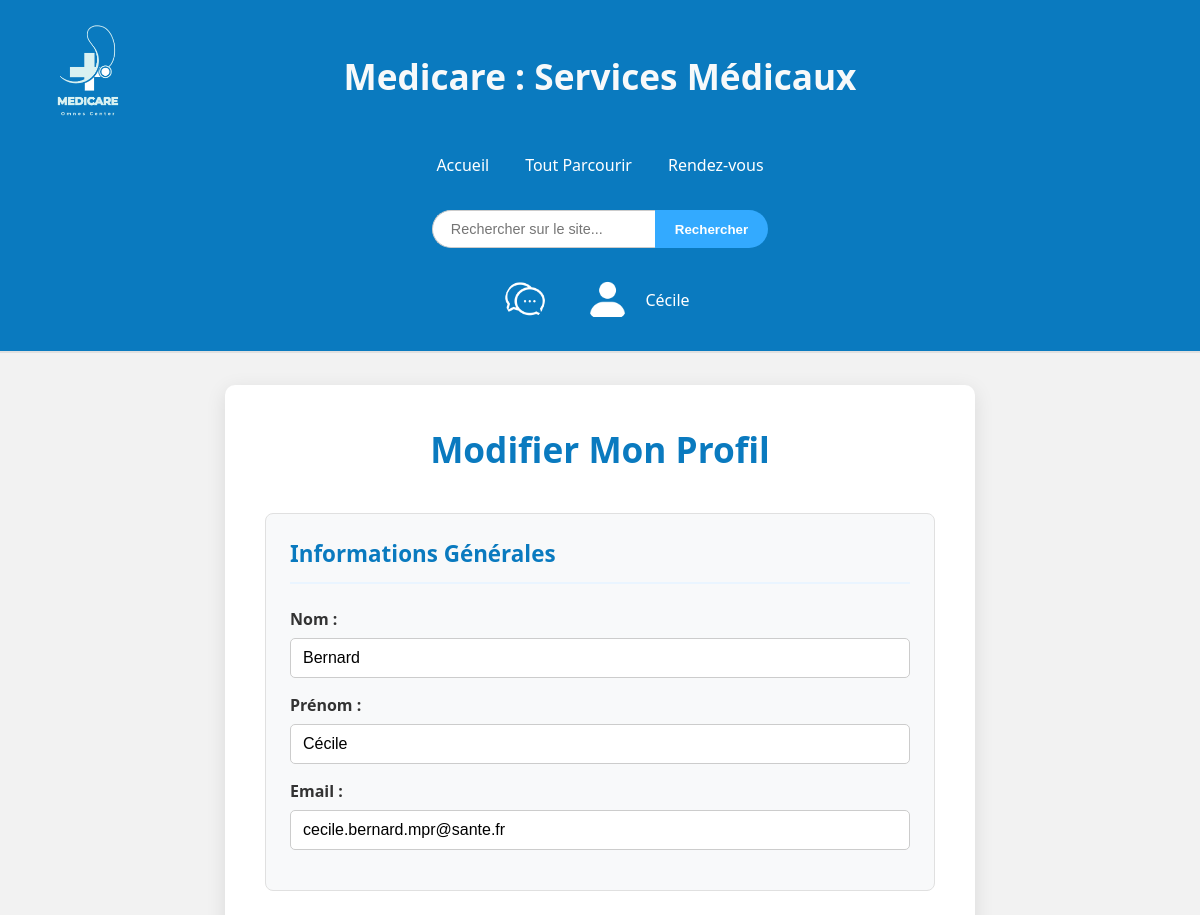
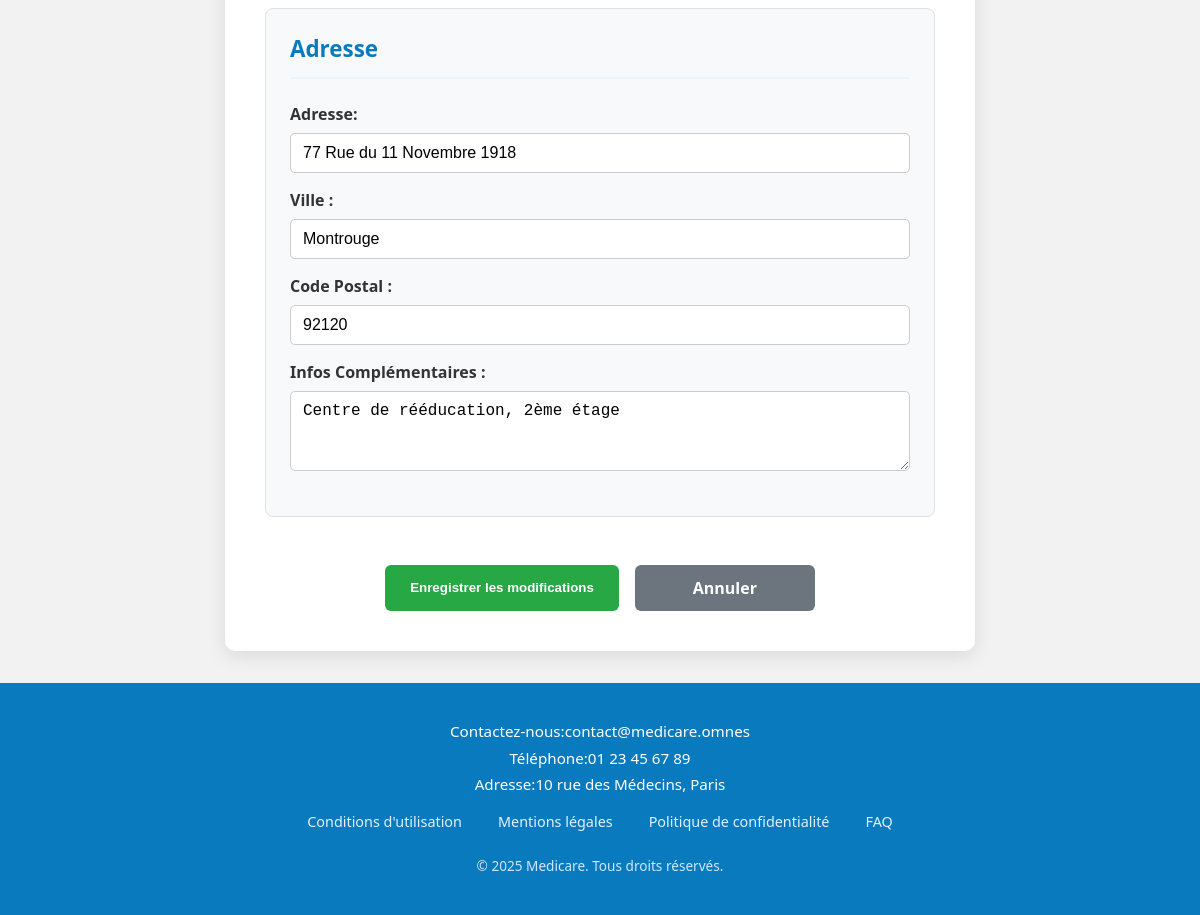
The app's page /modifier_profil.php (signed in) with its own data (2 pictures, top to bottom).
### tables this page shows
CREATE TABLE IF NOT EXISTS `utilisateurs` (
  `ID` int NOT NULL AUTO_INCREMENT,
  `Nom` varchar(255) DEFAULT NULL,
  `Prenom` varchar(255) DEFAULT NULL,
  `Email` varchar(255) DEFAULT NULL,
  `MotDePasse` varchar(255) DEFAULT NULL,
  `TypeCompte` varchar(255) NOT NULL,
  PRIMARY KEY (`ID`)
);

CREATE TABLE IF NOT EXISTS `adresse` (
  `ID` int NOT NULL AUTO_INCREMENT,
  `Adresse` varchar(255) NOT NULL,
  `Ville` varchar(255) NOT NULL,
  `CodePostal` int NOT NULL,
  `InfosComplementaires` varchar(255) NOT NULL,
  PRIMARY KEY (`ID`)
);

### modifier_profil.php (the view, shortened to what this page needs)
<?php
    $db_host = 'localhost';
    $db_user = 'root';
    $db_pass = '';
    $db_name = 'base_donne_web';
    $conn = mysqli_connect($db_host, $db_user, $db_pass, $db_name);
    mysqli_set_charset($conn, 'utf8');
    $user_id = $_SESSION["user_id"];
    $user_data = [];
    function safe_html($value) {
        return $value !== 0 ? htmlspecialchars((string)$value, ENT_QUOTES, 'UTF-8') : '';
    }
    $sql_fetch = "
        SELECT
            u.ID, u.Nom, u.Prenom, u.Email, u.TypeCompte,
            a.ID AS AdresseID, a.Adresse AS AdresseLigne, a.Ville, a.CodePostal, a.InfosComplementaires,
            uc.Telephone AS ClientTelephone, uc.CarteVitale,
            up.Telephone AS PersonnelTelephone, up.Description, up.Type AS Specialite
        FROM utilisateurs u
        LEFT JOIN utilisateurs_client uc ON u.ID = uc.ID AND u.TypeCompte = 'client'
        LEFT JOIN utilisateurs_personnel up ON u.ID = up.ID AND u.TypeCompte = 'personnel'
        LEFT JOIN adresse a ON (
            (u.TypeCompte = 'client' AND uc.ID_Adresse = a.ID) OR
            (u.TypeCompte = 'personnel' AND up.ID_Adresse = a.ID)
        )
        WHERE u.ID = ?
    ";
    $stmt_fetch = mysqli_prepare($conn, $sql_fetch);
    if ($stmt_fetch) {
        mysqli_stmt_bind_param($stmt_fetch, "i", $user_id);
        mysqli_stmt_execute($stmt_fetch);
        $result_fetch = mysqli_stmt_get_result($stmt_fetch);
        $user_data = mysqli_fetch_assoc($result_fetch);
    } else {
        error_log("Erreur " . mysqli_error($conn));
        $profile_error_message = "Erreur";
    }
?>
<!DOCTYPE html>
<html lang="fr">
    <?php require 'includes/head.php'; ?>
    <body>
        <?php require 'includes/header.php'; ?>
        <main class="profile-main">
            <div class="profile-container">
                <h2 class="profile-title">Modifier Mon Profil</h2>
                <form action="modifier_profil.php" method="POST" class="profile-edit-form">
                    <section class="profile-section">
                        <h3 class="section-title">Informations Générales</h3>
                        <div class="form-group">
                            <label for="nom">Nom :</label>
                            <input type="text" id="nom" name="nom" value="<?= safe_html($user_data['Nom'] ?? '') ?>" required>
                        </div>
                        <div class="form-group">
                            <label for="prenom">Prénom :</label>
                            <input type="text" id="prenom" name="prenom" value="<?= safe_html($user_data['Prenom'] ?? '') ?>" required>
                        </div>
                        <div class="form-group">
                            <label for="email">Email :</label>
                            <input type="email" id="email" name="email" value="<?= safe_html($user_data['Email'] ?? '') ?>" required>
                        </div>
                    </section>
                    <section class="profile-section">
                        <h3 class="section-title">Adresse</h3>
                        <div class="form-group">
                            <label for="adresse_ligne">Adresse:</label>
                            <input type="text" id="adresse_ligne" name="adresse_ligne" value="<?= safe_html($user_data['AdresseLigne'] ?? '') ?>" required>
                        </div>
                        <div class="form-group">
                            <label for="ville">Ville :</label>
                            <input type="text" id="ville" name="ville" value="<?= safe_html($user_data['Ville'] ?? '') ?>" required>
                        </div>
                        <div class="form-group">
                            <label for="code_postal">Code Postal :</label>
                            <input type="text" id="code_postal" name="code_postal" value="<?= safe_html($user_data['CodePostal'] ?? '') ?>" required maxlength="5" pattern="\d{5}" title="Cinq chiffres requis.">
                        </div>
                        <div class="form-group">
                            <label for="infos_complementaires">Infos Complémentaires :</label>
                            <textarea id="infos_complementaires" name="infos_complementaires"><?= safe_html($user_data['InfosComplementaires'] ?? '') ?></textarea>
                        </div>
                    </section>
                    <div class="profile-actions">
                        <button type="submit" class="btn-profile-action btn-save-profile">Enregistrer les modifications</button>
                        <a href="profil.php" class="btn-profile-action btn-cancel-edit">Annuler</a>
                    </div>
                </form>
            </div>
        </main>
        <?php require 'includes/footer.php'; ?>
    </body>
</html>

### css/style.css (style rules this page uses)
* { margin: 0; padding: 0; box-sizing: border-box; }
html { height: 100%; }
body { min-height: 100%; display: flex; flex-direction: column; font-family: 'Segoe UI', sans-serif; background-color: #f2f2f2; color: #333; margin: 0; }
main { flex-grow: 1; }
.form-group { margin-bottom: 1.5rem; text-align: left; }
.form-group label { display: block; margin-bottom: 8px; font-weight: 600; color: #333; }
.form-group input { width: 100%; padding: 12px 15px; border-radius: 6px; border: 1px solid #ccc; font-size: 1rem; transition: border-color 0.3s; }

### modifier_profil.php (style rules this page uses)
.profile-main { padding: 2rem; background-color: #f2f2f2; display: flex; justify-content: center; align-items: flex-start; min-height: calc(100vh - 160px); }
.profile-container { max-width: 750px; width: 100%; margin: auto; background: #fff; padding: 2.5rem; border-radius: 10px; box-shadow: 0 5px 20px rgba(0,0,0,0.1); box-sizing: border-box; }
.profile-title { text-align: center; color: #0a7abf; margin-bottom: 2.5rem; font-size: 2.2rem; font-weight: 600; }
.profile-section { background-color: #f8f9fa; border: 1px solid #e0e0e0; border-radius: 8px; padding: 1.5rem; margin-bottom: 2rem; }
.section-title { color: #0a7abf; font-size: 1.4rem; margin-top: 0; margin-bottom: 1.5rem; padding-bottom: 0.8rem; border-bottom: 2px solid #eaf5ff; }
.profile-edit-form .form-group { margin-bottom: 1rem; }
.profile-edit-form label { display: block; margin-bottom: 0.5rem; font-weight: 600; color: #333; }
.profile-edit-form input[type="text"], .profile-edit-form input[type="email"], .profile-edit-form input[type="tel"], .profile-edit-form textarea { width: 100%; padding: 10px 12px; border: 1px solid #ccc; border-radius: 5px; font-size: 1rem; box-sizing: border-box; transition: border-color 0.2s ease; }
.profile-edit-form textarea { min-height: 80px; resize: vertical; }
.profile-actions { text-align: center; margin-top: 3rem; display: flex; flex-wrap: wrap; justify-content: center; gap: 1rem; }
.btn-profile-action { display: inline-block; padding: 12px 25px; color: white; text-decoration: none; border-radius: 6px; font-weight: bold; transition: background-color 0.2s ease, transform 0.2s ease; min-width: 180px; text-align: center; border: none; cursor: pointer; }
.btn-save-profile { background-color: #28a745; }
.btn-cancel-edit { background-color: #6c757d; }

### records on screen
utilisateurs: nom "Bernard", prenom "Cécile", email "cecile.bernard.mpr@sante.fr", adresse_ligne "77 Rue du 11 Novembre 1918", ville "Montrouge", code_postal "92120", infos_complementaires "Centre de rééducation, 2ème étage"

### other values on screen
safe_html_header($_SESSION["user_prenom"]) "Cécile"
